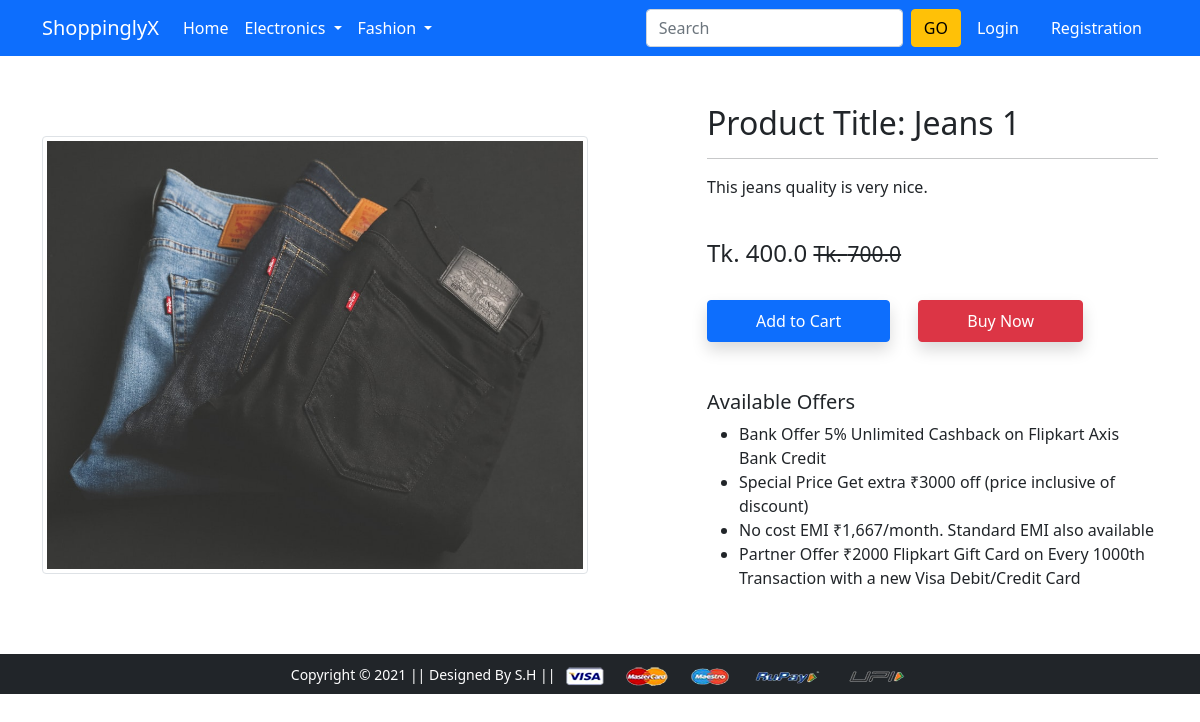
Screenshot of /product-detail/1 with the database file from the repository.
### app/models.py (models this page shows, shortened)
class Product(models.Model):
  title = models.CharField(max_length=100)
  selling_price = models.FloatField()
  discount_price = models.FloatField()
  description = models.TextField()
  brand = models.CharField(max_length=100)
  category = models.CharField(choices=CATEGORY_CHOICES,max_length=2)
  product_image = models.ImageField(upload_to = 'producting')

### app/views.py (the view)
# urls.py: path('product-detail/<int:pk>', views.ProductDetailView.as_view() ,name='product-detail'),
class ProductDetailView(View):
  def get(self, request,pk):
    product = Product.objects.get(pk=pk)
    item_already_in_cart = False
    totalitem =0
    if request.user.is_authenticated:
      totalitem =len(Cart.objects.filter(user=request.user))
      item_already_in_cart = Cart.objects.filter(Q(product=product.id) & Q(user=request.user)).exists()
    return render(request, 'app/productdetail.html',{'product':product,
    'item_already_in_cart':item_already_in_cart,'totalitem':totalitem})

### app/templates/app/productdetail.html (shortened to what this page needs)
{% extends 'app/base.html' %}
{% load static %}
{% block main-content %}
<div class="container my-5">
 <div class="row">
  <div class="col-sm-6 text-center align-self-center">
   <img src="{{product.product_image.url}}" alt="" class="img-fluid img-thumbnail">
  </div>
  <div class="col-sm-5 offset-sm-1">
   <h2>Product Title: {{product.title}}</h2>
   <hr>
   <p>{{product.description}}</p> <br>
   <h4>Tk. {{product.discount_price}} <small class="fw-light text-decoration-line-through">Tk. {{product.selling_price}}</small></h4> <br>
{% if not request.user.is_authenticated %}
<form action="/add-to-cart" class="d-inline">
  <button type="submit" class="btn btn-primary shadow px-5 py-2">
  Add to Cart</button>
</form>
{% endif %}
   <a href="{% url 'showcart' %}" class="btn btn-danger shadow px-5 py-2 ms-4">Buy Now</a>
   <h5 class="mt-5">Available Offers</h5>
   <ul>
    <li>Bank Offer 5% Unlimited Cashback on Flipkart Axis Bank Credit</li>
    <li>Special Price Get extra ₹3000 off (price inclusive of discount)</li>
    <li>No cost EMI ₹1,667/month. Standard EMI also available</li>
    <li>Partner Offer ₹2000 Flipkart Gift Card on Every 1000th Transaction with a new Visa Debit/Credit Card</li>
   </ul>
  </div>
 </div>
</div>
{% endblock main-content %}

### rows the page displays
Product: product_image (picture), title "Jeans 1", description "This jeans quality is very nice.", discount_price "400.0", selling_price "700.0"
